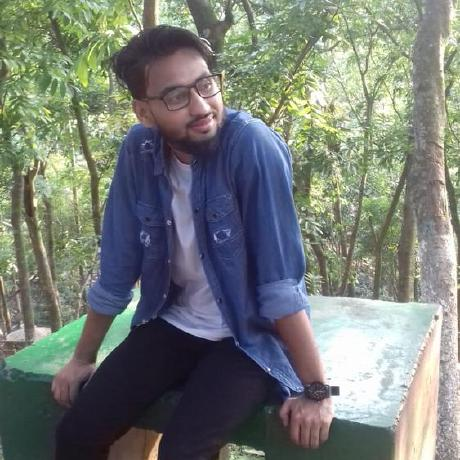
%> input picture suhan.jpg, 460 x 460 px
$ octave problem1.m   (GNU Octave 9; MATLAB toolbox functions it lacks are replaced by stand-ins)
%> lines starting %> are read from the running program, lines starting %| are printed output that depends on the picture
%Display following image operation in MATLAB/Python - i) Histogram image ii) Low
%pass filter mage iii) High pass image.

%---------------Histogram--------------------
clc;
clear all;
close all;
im=imread('suhan.jpg');
%> im is the input picture: size 460x460x3 uint8; mean R, G, B 118.5, 124.2, 118.4

gIm=rgb2gray(im);
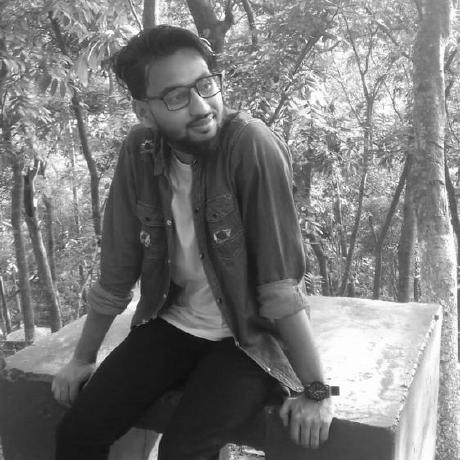
%> gIm: size 460x460 uint8; min 4, max 255, mean 121.8
subplot(2,2,1),imshow(gIm),title('Input Image');

sz=size(gIm);
%> sz = [460 460]
n=sz(1)*sz(2);
%> n = 211600
for rk=0:2:255
    a=find(gIm==rk);
    sz=size(a);
    nk=sz(1);
    pk(rk+1)=nk/n;
end
%> this loop made 128 passes
%> (sz, nk) on passes 1, 2, 4, 5, 8, 9, 10, 11, 12, 13, 14, 15: ([0 1], 0), ([0 1], 0), ([0 1], 0), ([0 1], 0), ([32 1], 32), ([72 1], 72), ([209 1], 209), ([426 1], 426), ([822 1], 822), ([1145 1], 1145), ([1412 1], 1412), ([1951 1], 1951)
%> (a, sz, nk) on passes 3, 6, 7: ([66108; 86815], [2 1], 2), ([64727; 85894; 114899; 118586; 121812], [5 1], 5), ([75762; 86354; 123656], [3 1], 3)
%> after the loop, pk = 255 values, max 0.00922 at index 29, min 0 at index 1, mean 0.00197
subplot(2,2,2),bar(pk),title('Histogram Equalization');

axis([0,256,0,0.05]);
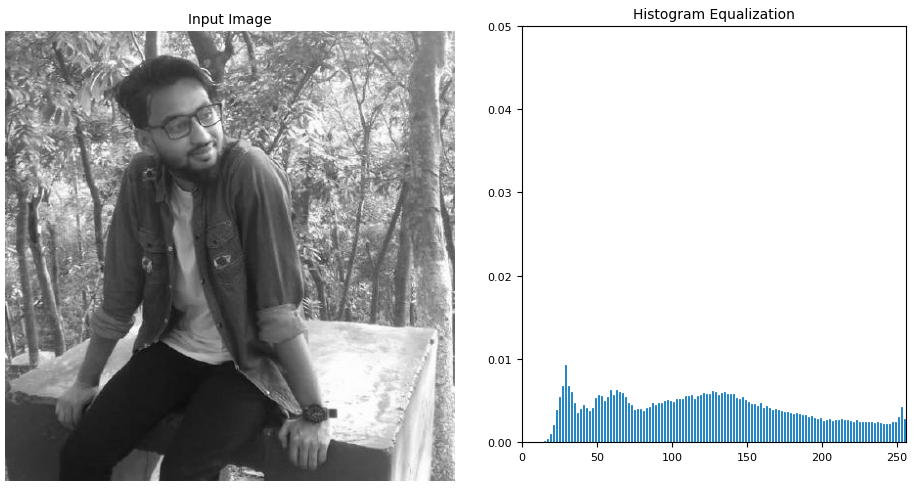
%> figure redrawn from the program's plot data, 2 panels


%low pass
%   Low pass filter for image filtering.
figure(2)
%i1=input('Enter image name with location (rgb.jpg) :');
getim=imread('suhan.jpg');
inim=rgb2gray(getim);
subplot(2,2,1),imshow(inim),title('Input image');
exim=wextend(2,'zpd',inim,1);
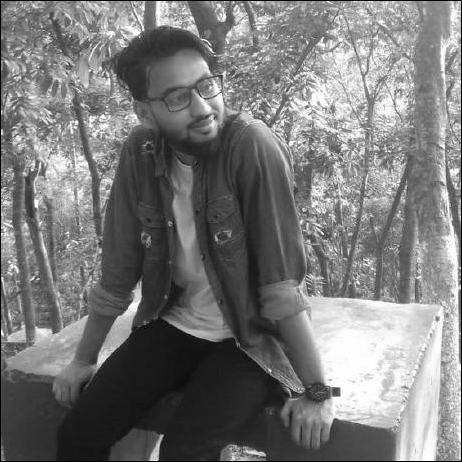
%> exim: size 462x462 uint8; min 0, max 255, mean 120.8
mask=[1 1 1 ; 1 1 1 ; 1 1 1];   %mask=ones(3);
[r,c]=size(exim);
%> r = 462; c = 462
for i=1:1:r-2,
   for j=1:1:c-2,
      subim=exim(i:i+2,j:j+2);
      ele_multi=mask.*double(subim);
      col_sum=sum(ele_multi);
      row_sum=col_sum(1,1)+col_sum(1,2)+col_sum(1,3);
      ave=row_sum/9;
      outim(i,j)=ave;
   end
end
lpassim=uint8(outim);
subplot(2,2,2),imshow(lpassim),title('Low pass filtered image');
%   High pass filter for image filtering.
figure(3)
%i1=input('Enter image name with location (rgb.jpg) :');
inim=imread('suhan.jpg');
Inim=rgb2gray(inim);
subplot(2,2,1),imshow(Inim),title('Input image');
exim=wextend(2,'zpd',Inim,1);
mask=[-1 -1 -1; -1 8 -1;-1 -1 -1];
[r,c]=size(exim);
for i=1:1:r-2,

   for j=1:1:c-2,
      N1=exim(i:i+2,j:j+2);
      ele_multi=mask.*double(N1);
      col_sum=sum(ele_multi);
      row_sum=col_sum(1,1)+col_sum(1,2)+col_sum(1,3);
      ave=row_sum/9;
      outim(i,j)=ave;
   end
end
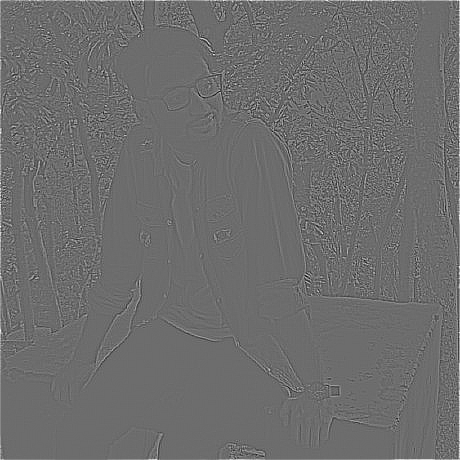
%> outim: size 460x460 double; min -87.11, max 116.6, mean 0.4; drawn with min black and max white

hpassim=uint8(outim);
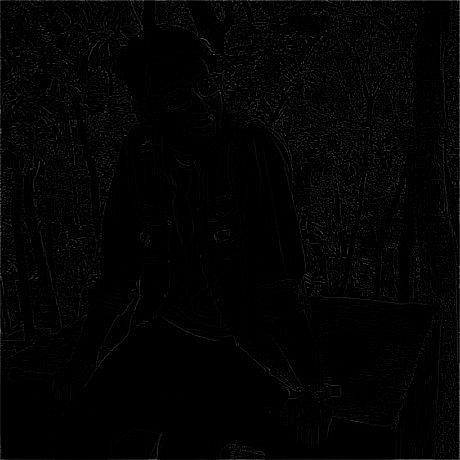
%> hpassim: size 460x460 uint8; min 0, max 117, mean 3.5
subplot(2,2,2),imshow(hpassim),title('High pass filtered image');
